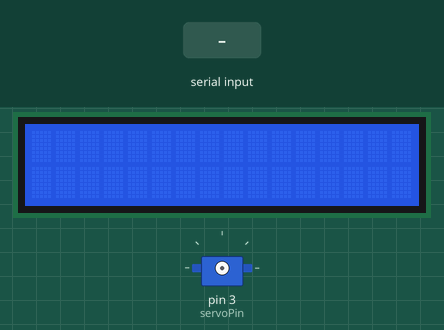
The sketch below on a simulated Arduino Uno, built with avr-gcc and run on an emulated ATmega328P. Shown: 16×2 character LCD, servo. The test bench sets the inputs (shaded band).

Above: at 1.2 s.
1.3 s: "Nihal\n" received over Serial
At 2.6 s:
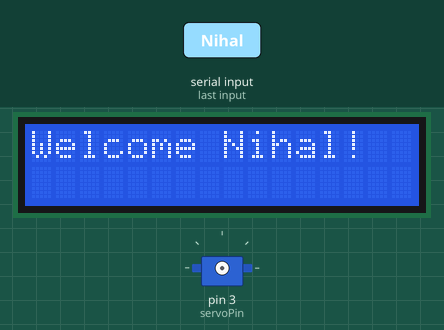
At 7.9 s:
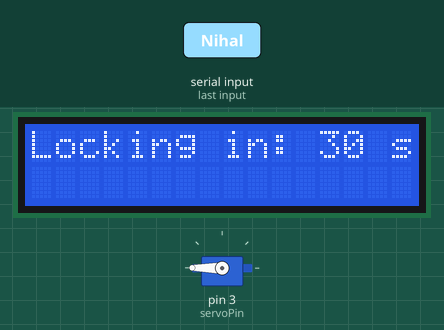
Timing chart, 0 to 9.4 s (numbered marks = the images above; inputs shaded):
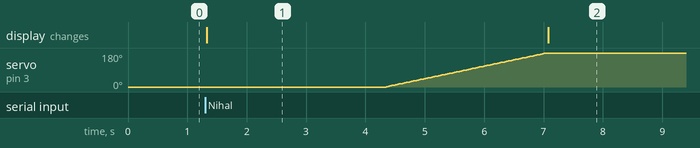

Measured:
- after the input at 1.3 s, servo on pin 3 (servoPin): moves from 0° to 180° over 2.7 s, starting after 3.1 s; the display: changes at once (image 1)

The sketch:

lcdAndMotor.ino
```cpp
#include <LiquidCrystal_I2C.h>
#include <Servo.h>
#define servoPin 3

//ADD THE INCLUDED LCD DISPLAY LIBRARY AS A .ZIP FILE
LiquidCrystal_I2C lcd(0x27, 16, 2);
Servo servo;

int pos = 0;    //position of servo motor
bool unlocked = false; //tells state of door lock
int buttonPin = 8;

void setup() {
  // beginning UART communications baud rate 9600
  Serial.begin(9600);
  lcd.init(); // initialize the lcd
  lcd.backlight(); // Turn on backlight
  pinMode(buttonPin, INPUT_PULLUP);


}

void loop() {
  //checking if there is UART data to receive
  if (Serial.available() > 0) {
    String data = Serial.readStringUntil('\n');
    lcd.setCursor(0, 0);

    if (data == "Nihal" && !unlocked)
    {
      unlocked = true;
      lcd.clear();
      lcd.print("Welcome Nihal!");
      delay(3000);
      servo_unlock();

      lcd.setCursor(0, 0);

      lcd.clear();
      lcd.print("Unlocked.\n");

      lcd.clear();
      lcd.print("Locking in: 30 s");
      delay(30 * 1000);
      servo_lock();
      unlocked = false;
    }
    else if (!unlocked)
    {
      lcd.clear();
      lcd.print("Restricted access.");
    }

  }
}

void servo_unlock()
{
   servo.attach(servoPin);
   for (pos = 0; pos <= 180; pos += 1) {
    servo.write(pos);
    delay(15);
   }
   servo.detach();
}

void servo_lock()
{
   servo.attach(servoPin);
   for (pos = 180; pos >= 0; pos -= 1) {
    servo.write(pos);
    delay(15);
   }
   servo.detach();
}
```
